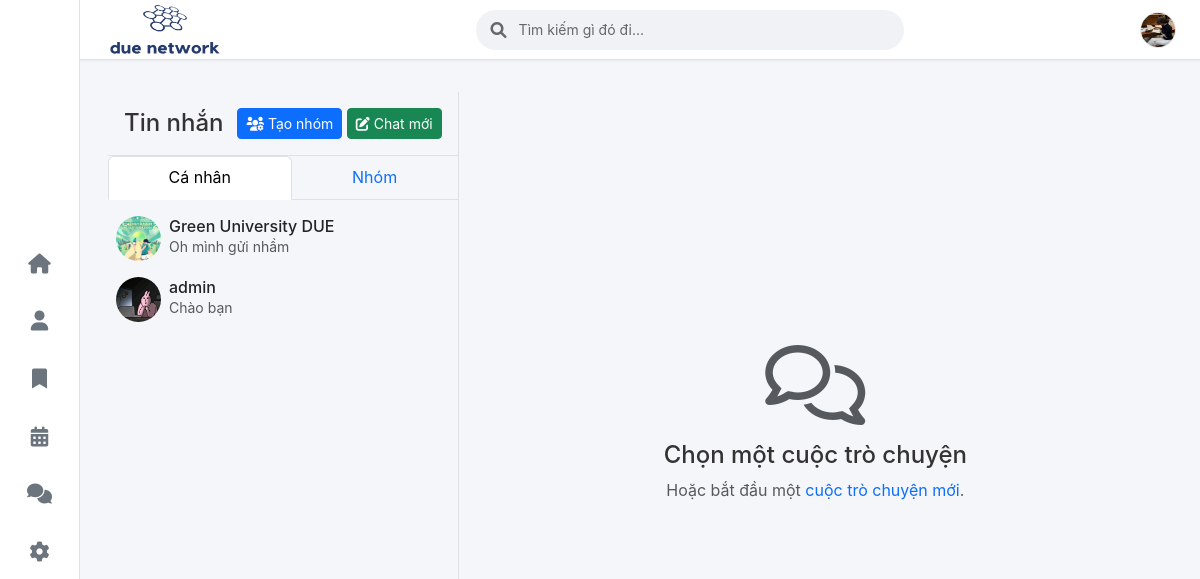
Page /messages/ (signed in) on the committed database.
### core/models.py (models this page shows, shortened)
class CustomUser(AbstractUser):
    ROLE_CHOICES = (
        ('user', 'User'),
        ('mod', 'Mod'),
        ('admin', 'Admin'),
    )
    email = models.EmailField(
        _('email address'),
        unique=True,
        validators=[validate_due_email] # Yêu cầu email DUE [cite: 2]
    )
    phone_number = models.CharField(max_length=15, blank=True, null=True) # Không bắt buộc [cite: 2]
    avatar = models.ImageField(upload_to='avatars/', null=True, blank=True, default='avatars/default_avatar.png')
    role = models.CharField(max_length=10, choices=ROLE_CHOICES, default='user')
    objects = CustomUserManager()
    groups = models.ManyToManyField(
        Group,
        verbose_name=_('groups'),
        blank=True,
        help_text=_(
            'The groups this user belongs to. A user will get all permissions '
            'granted to each of their groups.'
        ),
        related_name="customuser_groups",
        related_query_name="customuser",
    )
    user_permissions = models.ManyToManyField(
        Permission,
        verbose_name=_('user permissions'),
        blank=True,
        help_text=_('Specific permissions for this user.'),
        related_name="customuser_permissions",
        related_query_name="customuser",
    )
    def __str__(self):
        return self.username

class Profile(models.Model):
    user = models.OneToOneField(settings.AUTH_USER_MODEL, on_delete=models.CASCADE)
    avatar = models.ImageField(upload_to='avatars/', null=True, blank=True, default='avatars/default_avatar.png')

class ChatGroup(models.Model):
    name = models.CharField(max_length=100, blank=True)
    members = models.ManyToManyField(settings.AUTH_USER_MODEL, related_name='chat_groups')
    creator = models.ForeignKey(settings.AUTH_USER_MODEL, on_delete=models.SET_NULL, null=True, related_name='created_groups', limit_choices_to={'role__in': ['mod', 'admin']}) # [cite: 45]
    is_private_chat = models.BooleanField(default=False)
    created_at = models.DateTimeField(auto_now_add=True)

### core/views.py (the view)
# urls.py: path('messages/', views.message_center_view, name='message_center'),
@login_required
def message_center_view(request):
    current_user = request.user
    latest_message_subquery = Message.objects.filter(
        group=OuterRef('pk')
    ).order_by('-timestamp').values('content')[:1]
    latest_message_timestamp_subquery = Message.objects.filter(
        group=OuterRef('pk')
    ).order_by('-timestamp').values('timestamp')[:1]
    user_chat_groups = current_user.chat_groups.prefetch_related(
        'members__profile',  # Lấy profile của các member
    ).annotate(
        last_message_content_sub=Subquery(latest_message_subquery),
        last_message_time_sub=Subquery(latest_message_timestamp_subquery)
    ).order_by(models.F('last_message_time_sub').desc(nulls_last=True), '-created_at')
    private_chats_list = []
    group_chats_list = []
    for group_instance in user_chat_groups:  # Đổi tên biến lặp để rõ ràng hơn
        group_instance.last_message_content = group_instance.last_message_content_sub or "Chưa có tin nhắn"
        group_instance.last_message_time = group_instance.last_message_time_sub or group_instance.created_at
        if group_instance.is_private_chat:
            if group_instance.members.count() == 2:  # Chỉ xử lý private chat có đúng 2 thành viên
                other_user_in_chat = group_instance.members.exclude(id=current_user.id).first()
                if other_user_in_chat:
                    group_instance.other_user = other_user_in_chat
                    private_chats_list.append(group_instance)
        else:  # Group chat nhiều người
            group_chats_list.append(group_instance)
    blocked_users_by_me_ids = BlockedUser.objects.filter(blocker=current_user).values_list('blocked_id', flat=True)
    users_who_blocked_me_ids = BlockedUser.objects.filter(blocked=current_user).values_list('blocker_id', flat=True)
    all_users_for_new_chat = CustomUser.objects.exclude(id=current_user.id) \
        .exclude(id__in=blocked_users_by_me_ids) \
        .exclude(id__in=users_who_blocked_me_ids) \
        .select_related('profile') \
        .order_by('username')
    create_group_chat_form = None
    if current_user.is_authenticated and current_user.role in ['mod', 'admin']:
        create_group_chat_form = GroupChatCreationForm(current_user=current_user)
    context = {
        'private_chats': private_chats_list,  # Đổi tên biến context cho nhất quán
        'group_chats': group_chats_list,  # Đổi tên biến context cho nhất quán
        'all_users_for_chat': all_users_for_new_chat,
        'create_group_chat_form': create_group_chat_form,
        'sub_page_title': 'Tin nhắn',
    }
    return render(request, 'core/messaging/message_center.html', context)

### core/forms.py
class GroupChatCreationForm(forms.ModelForm):
    name = forms.CharField(label="Tên nhóm chat", required=True)
    members = forms.ModelMultipleChoiceField(
        queryset=CustomUser.objects.all(),
        widget=forms.CheckboxSelectMultiple,
        label="Thêm thành viên"
    )
    class Meta:
        model = ChatGroup
        fields = ['name', 'members']

### core/templates/core/messaging/message_center.html (shortened to what this page needs)
{% extends "core/base.html" %}
{% load static %}
{% block content %}
<div class="container-fluid mt-3">
    <div class="row" style="height: calc(100vh - 120px);">
        <div class="col-md-4 border-end pe-0">
            <div class="p-3 border-bottom d-flex justify-content-between align-items-center">
                <h4 class="mb-0">Tin nhắn</h4>
                <div>
                    {% if request.user.role in "mod admin" %}
                    <button class="btn btn-sm btn-primary" data-bs-toggle="modal" data-bs-target="#createGroupChatModal" title="Tạo nhóm chat mới">
                        <i class="fas fa-users-cog"></i> Tạo nhóm
                    </button>
                    {% endif %}
                     <button class="btn btn-sm btn-success" data-bs-toggle="modal" data-bs-target="#startNewPrivateChatModal" title="Bắt đầu chat mới">
                        <i class="fas fa-pen-to-square"></i> Chat mới
                    </button>
                </div>
            </div>
            <ul class="nav nav-tabs nav-fill mb-2" id="chatTypeTab" role="tablist">
                <li class="nav-item" role="presentation">
                    <button class="nav-link active" id="private-chats-tab" data-bs-toggle="tab" data-bs-target="#private-chats" type="button" role="tab" aria-controls="private-chats" aria-selected="true">Cá nhân</button>
                </li>
                <li class="nav-item" role="presentation">
                    <button class="nav-link" id="group-chats-tab" data-bs-toggle="tab" data-bs-target="#group-chats" type="button" role="tab" aria-controls="group-chats" aria-selected="false">Nhóm</button>
                </li>
            </ul>
            <div class="tab-content" id="chatTypeTabContent" style="max-height: calc(100% - 120px); overflow-y: auto;">
                <div class="tab-pane fade show active" id="private-chats" role="tabpanel" aria-labelledby="private-chats-tab">
                    {% for chat in private_chats %}
                        <a href="{% url 'chat_room' chat.id %}" class="text-decoration-none text-dark">
                        <div class="d-flex align-items-center p-2 chat-list-item {% if current_chat_group_id == chat.id %}active{% endif %}">
                            <img src="{{ chat.other_user.profile.avatar.url }}" alt="{{ chat.other_user.username }}" class="rounded-circle chat-avatar me-2">
                            <div class="flex-grow-1 overflow-hidden">
                                <h6 class="mb-0 text-truncate">{{ chat.other_user.get_full_name|default:chat.other_user.username }}</h6>
                                <small class="text-muted text-truncate d-block">{{ chat.last_message_content|default:"Chưa có tin nhắn" }}</small>
                            </div>
                        </div>
                        </a>
                    {% empty %}
                        <p class="text-center text-muted p-3">Không có cuộc trò chuyện cá nhân nào.</p>
                    {% endfor %}
                </div>
            </div>
        </div>
        <div class="col-md-8 ps-0 d-flex flex-column">
            {% if not group %}
            <div class="d-flex flex-column justify-content-center align-items-center h-100 text-center">
                <i class="far fa-comments fa-5x text-muted mb-3"></i>
                <h4>Chọn một cuộc trò chuyện</h4>
                <p class="text-muted">Hoặc bắt đầu một <a href="#" data-bs-toggle="modal" data-bs-target="#startNewPrivateChatModal">cuộc trò chuyện mới</a>.</p>
            </div>
            {% else %}
                 {% include "core/messaging/chat_room_content.html" with group=group messages_list=messages_list message_form=message_form other_user=other_user is_creator=is_creator %}
            {% endif %}
        </div>
    </div>
</div>
{% endblock %}

### core/templates/core/partials/_navbar.html (shortened to what this page needs)
{% load static %}
<nav class="navbar navbar-expand-lg navbar-light bg-white border-bottom sticky-top">
    <div class="container-fluid px-4">
        <a class="navbar-brand" href="{% url 'home' %}">
            <img src="{% static 'core/images/due_network_logo_small.png' %}" alt="DUE Network" height="55" width="120">
        </a>
        <div class="search-container mx-auto">
            <form action="{% url 'search' %}" method="GET" role="search">
                <div class="search-wrapper">
                    <i class="fas fa-search search-icon"></i>
                    <input type="search" name="q" placeholder="Tìm kiếm gì đó đi..." value="{{ request.GET.q }}">
                </div>
            </form>
        </div>
        <div class="user-profile">
            {% if user.is_authenticated %}
            <div class="dropdown">
                <a class="profile-link" href="#" id="navbarDropdownUser" role="button" data-bs-toggle="dropdown" aria-expanded="false">
                    {% if user.profile and user.profile.avatar and user.profile.avatar.name %}
                        <img src="{{ user.profile.avatar.url }}" alt="{{ user.username }}" class="rounded-circle">
                    {% else %}
                        <img src="{% static 'core/images/default_placeholder_avatar.png' %}" alt="{{ user.username }}" class="rounded-circle">
                    {% endif %}
                </a>
            </div>
            {% endif %}
        </div>
    </div>
</nav>

### core/static/core/css/style.css (style rules this page uses)
body { font-family: 'Inter', -apple-system, BlinkMacSystemFont, "Segoe UI", Roboto, "Helvetica Neue", Arial, "Noto Sans", sans-serif, "Apple Color Emoji", "Segoe UI Emoji", "Segoe UI Symbol", "Noto Color Emoji"; background-color: #f4f6f9; color: #333; line-height: 1.6; }
a { color: #0d6efd; text-decoration: none; }
.chat-list-item { cursor: pointer; border-radius: 0.25rem; transition: background-color 0.15s ease; }
.chat-avatar { width: 45px; height: 45px; object-fit: cover; border-radius: 50%; }

### core/templates/core/partials/_navbar.html (style rules this page uses)
.navbar { height: 60px; padding: 0; box-shadow: 0 1px 3px rgba(0,0,0,0.05); }
.search-container { width: 40%; max-width: 500px; }
.search-wrapper { position: relative; width: 100%; background-color: #f0f2f5; border-radius: 20px; display: flex; align-items: center; padding: 0 15px; }
.search-icon { color: #65676b; margin-right: 10px; }
.search-wrapper input { width: 100%; height: 40px; background: transparent; border: none; outline: none; font-size: 14px; color: #050505; }
.search-wrapper input::placeholder { color: #65676b; }
.user-profile { display: flex; align-items: center; }
.profile-link { display: flex; align-items: center; justify-content: center; }
.profile-link img { width: 36px; height: 36px; border: 1px solid #e4e6eb; }

### core/templates/core/messaging/message_center.html (style rules this page uses)
.chat-list-item { cursor: pointer; border-radius: 0.25rem; }
.chat-avatar { width: 45px; height: 45px; object-fit: cover; }

### rows in the picture
CustomUser: profile.avatar (picture)
ChatGroup: other_user.profile.avatar (picture), other_user.get_full_name "Green University DUE", last_message_content "Oh mình gửi nhầm"
ChatGroup: other_user.profile.avatar (picture), other_user.get_full_name "admin", last_message_content "Chào bạn"
